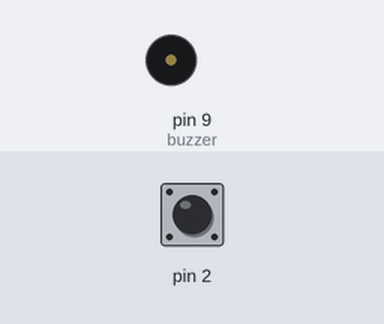
Bench run of a sketch on a simulated Arduino Uno, built with avr-gcc and run on an emulated ATmega328P. Parts: buzzer (waves = sounding). Inputs (shaded band) come from the test bench; at power-on: pin 2 HIGH. Sleep ends after the set time or at an interrupt.

Above: at 0.1 s.
At 1.1 s:
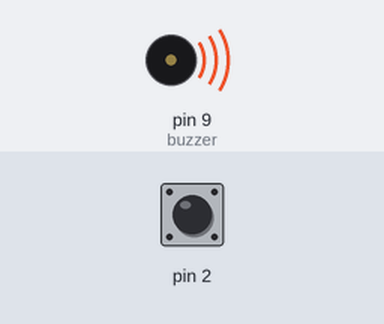
Timing chart, 0 to 4.6 s (numbered marks = the images above):
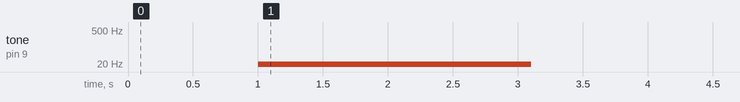

Measured:
- by itself, tone on pin 9 (buzzer): silent → 1 Hz at 1.0 s, → 2 Hz 0.10 s later, → silent 2.0 s later

The sketch:

Battery_powered_buzzer_4.ino
```cpp
// (licence header left out)
#include <avr/sleep.h>
const int buzzer = 9; //buzzer to arduino pin 9

void setup(void)
{

    for (byte i=0; i<20; i++) {    //make all pins inputs with pullups enabled
        pinMode(i, INPUT_PULLUP);
    }

    pinMode(buzzer, OUTPUT); // Set buzzer - pin 9 as an output
    digitalWrite(buzzer, LOW);        //drive it low so it doesn't source current
}

void loop(void)
{
    goToSleep();
}

void goToSleep(void)
{
    delay(1000);        // ...for 1 sec
    tone(buzzer, 1); // Send 1KHz sound signal...
    delay(100);
    tone(buzzer, 2); // Send 1KHz sound signal...
    delay(2000);        // ...for 1 sec
    noTone(buzzer);     // Stop sound...
    byte adcsra = ADCSRA;          //save the ADC Control and Status Register A
    ADCSRA = 0;                    //disable the ADC
    EICRA = _BV(ISC00);            //configure INT0 to trigger on change
    EIMSK = _BV(INT0);             //enable INT0
    set_sleep_mode(SLEEP_MODE_PWR_DOWN);
    cli();                         //stop interrupts to ensure the BOD timed sequence executes as required
    sleep_enable();
    //disable brown-out detection while sleeping (20-25µA)
    uint8_t mcucr1 = MCUCR | _BV(BODS) | _BV(BODSE);
    uint8_t mcucr2 = mcucr1 & ~_BV(BODSE);
    MCUCR = mcucr1;
    MCUCR = mcucr2;
    //sleep_bod_disable();           //for AVR-GCC 4.3.3 and later, this is equivalent to the previous 4 lines of code
    sei();                         //ensure interrupts enabled so we can wake up again
    sleep_cpu();                   //go to sleep
    sleep_disable();               //wake up here
    ADCSRA = adcsra;               //restore ADCSRA
}

//external interrupt 0 wakes the MCU
ISR(INT0_vect)
{
    EIMSK = _BV(INT0);
}
```
